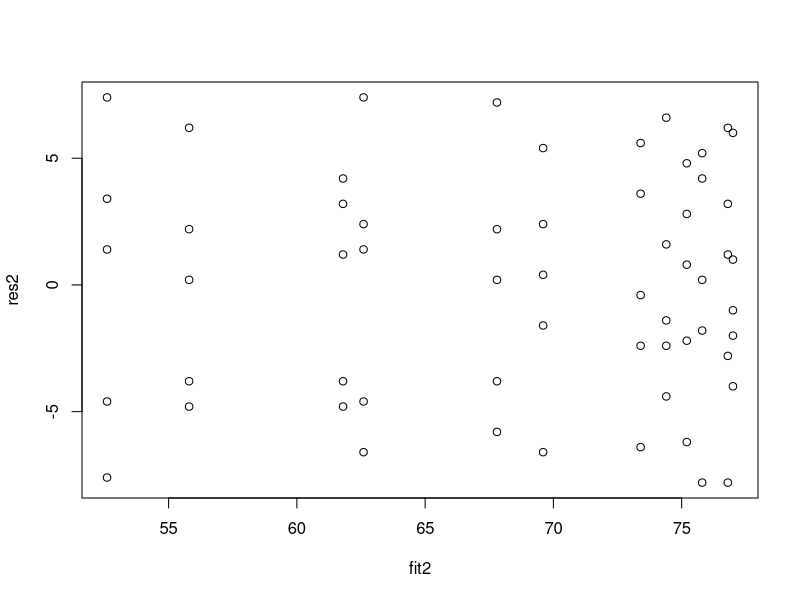
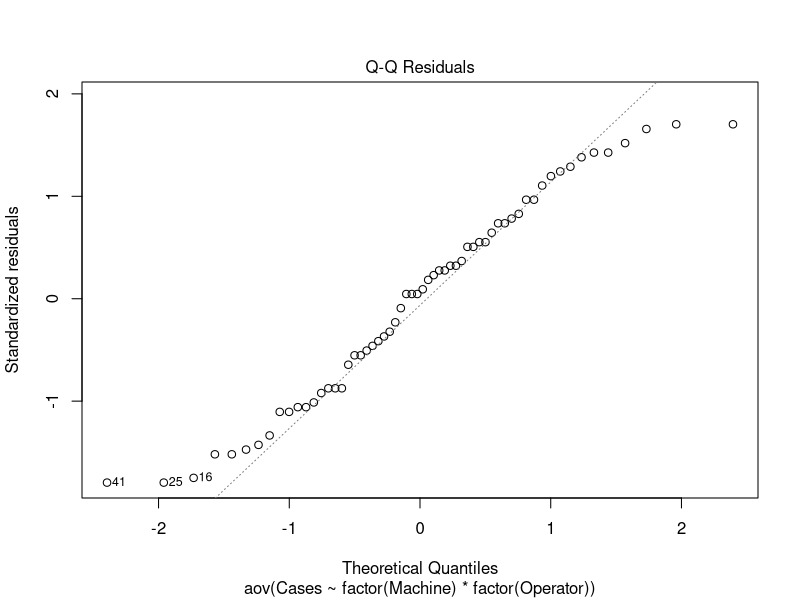
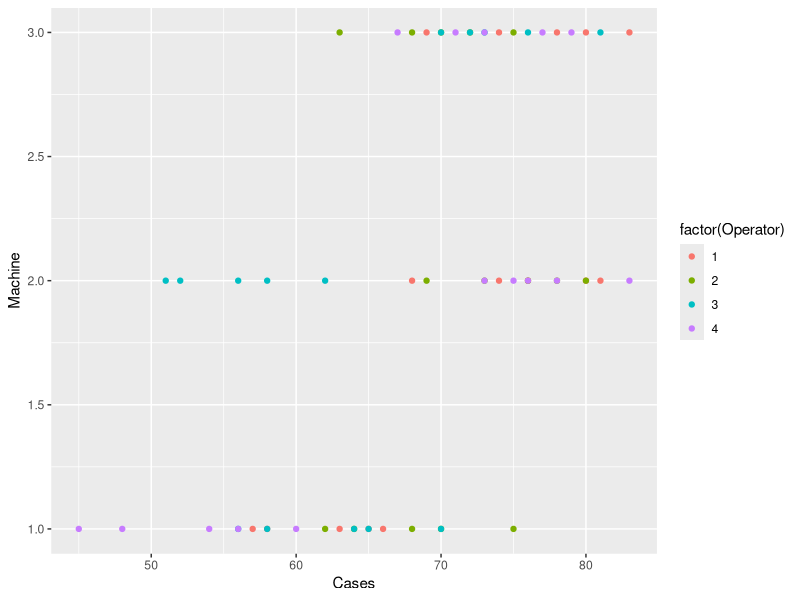
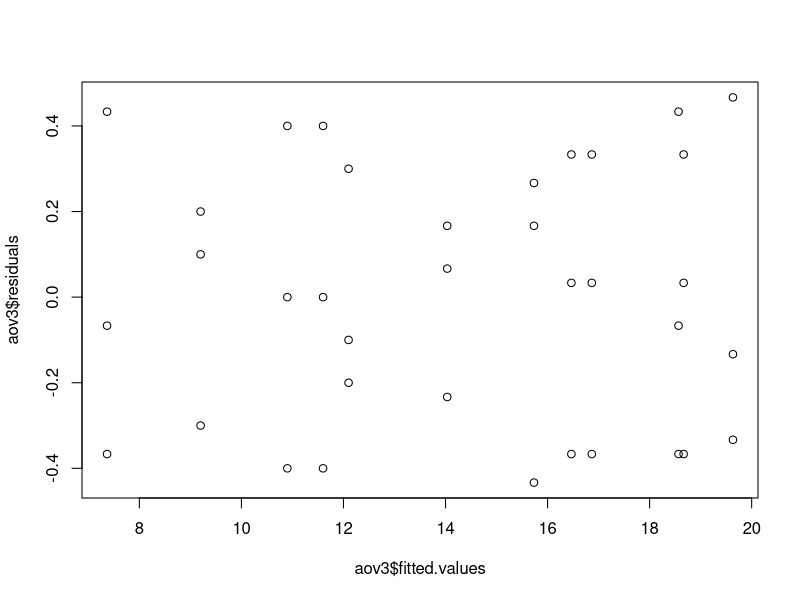
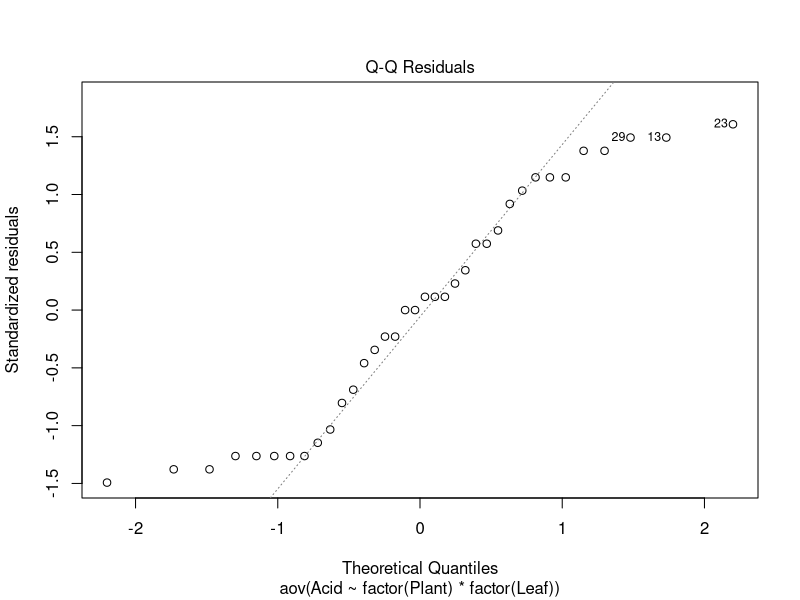

These charts were generated, in order, by the following R code:
## ---- chunk 1
library(ggplot2)

#PROBLEM 26.4
data_2 = read.csv('Data26.4.csv')
data_2

head(data_2)
aov2 = aov(Cases ~ factor(Machine)*factor(Operator), data = data_2)
summary(aov2)

## ---- chunk 2
res2 = aov2$residuals
fit2 = aov2$fitted.values
plot(res2~fit2)

## ---- chunk 3
plot(aov2, which = 2)
## ---- chunk 4
anova(aov2)
## ---- chunk 5
ggplot(data = data_2, aes(x = Cases, y = Machine, color = factor(Operator)) ) +     geom_point()
## ---- chunk 6
n = 5 
MSE = 23.6
data_2$fit = aov2$fitted.values
Yi = tapply(data_2$Cases, data_2$Machine, mean)
Yi
SSB1 =  sum((data_2$fit[which(data_2$Machine == 1)] - Yi[1])^2)
SSB1/(3*MSE)
SSB2 =  sum((data_2$fit[which(data_2$Machine == 2)] - Yi[2])^2)
SSB2/(3*MSE)
SSB3 =  sum((data_2$fit[which(data_2$Machine == 3)] - Yi[3])^2)
SSB3/(3*MSE)
MSE = 23.60

## ---- chunk 7
data_3 = read.csv('Data26.19.csv')
head(data_3)
aov3 = aov(data = data_3, Acid~factor(Plant)*factor(Leaf))
data_3$fit = aov3$fitted.values
plot(aov3$residuals~aov3$fitted.values)
## ---- chunk 8
plot(aov3, which = 2)
## ---- chunk 9
summary(aov3)
## ---- chunk 10
Y_bar = mean(data_3$Acid)
Y_bar
